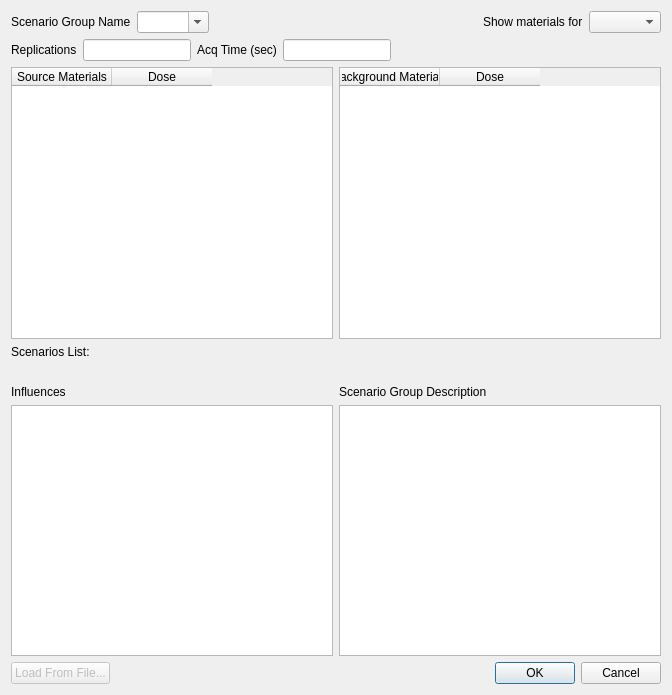
<?xml version="1.0" encoding="UTF-8"?>
<ui version="4.0">
 <class>ScenarioDialog</class>
 <widget class="QDialog" name="ScenarioDialog">
  <property name="windowModality">
   <enum>Qt::NonModal</enum>
  </property>
  <property name="geometry">
   <rect>
    <x>0</x>
    <y>0</y>
    <width>672</width>
    <height>695</height>
   </rect>
  </property>
  <property name="windowTitle">
   <string>Scenario Creation</string>
  </property>
  <layout class="QVBoxLayout" name="verticalLayout_3">
   <item>
    <layout class="QHBoxLayout" name="horizontalLayout_4" stretch="0,0,0,0,0">
     <item>
      <widget class="QLabel" name="label">
       <property name="text">
        <string>Scenario Group Name</string>
       </property>
      </widget>
     </item>
     <item>
      <widget class="QComboBox" name="comboScenarioGroupName">
       <property name="editable">
        <bool>true</bool>
       </property>
      </widget>
     </item>
     <item>
      <spacer name="horizontalSpacer_2">
       <property name="orientation">
        <enum>Qt::Horizontal</enum>
       </property>
       <property name="sizeHint" stdset="0">
        <size>
         <width>40</width>
         <height>20</height>
        </size>
       </property>
      </spacer>
     </item>
     <item>
      <widget class="QLabel" name="label_3">
       <property name="text">
        <string>Show materials for</string>
       </property>
      </widget>
     </item>
     <item>
      <widget class="QComboBox" name="comboDetectorSelect"/>
     </item>
    </layout>
   </item>
   <item>
    <layout class="QHBoxLayout" name="horizontalLayout">
     <item>
      <widget class="QLabel" name="label_9">
       <property name="text">
        <string>Replications</string>
       </property>
      </widget>
     </item>
     <item>
      <widget class="QLineEdit" name="txtReplication_2">
       <property name="sizePolicy">
        <sizepolicy hsizetype="Fixed" vsizetype="Fixed">
         <horstretch>0</horstretch>
         <verstretch>0</verstretch>
        </sizepolicy>
       </property>
       <property name="text">
        <string/>
       </property>
       <property name="maxLength">
        <number>32767</number>
       </property>
      </widget>
     </item>
     <item>
      <widget class="QLabel" name="label_5">
       <property name="text">
        <string>Acq Time (sec)</string>
       </property>
      </widget>
     </item>
     <item>
      <widget class="QLineEdit" name="txtAcqTime">
       <property name="sizePolicy">
        <sizepolicy hsizetype="Fixed" vsizetype="Fixed">
         <horstretch>0</horstretch>
         <verstretch>0</verstretch>
        </sizepolicy>
       </property>
       <property name="text">
        <string/>
       </property>
      </widget>
     </item>
     <item>
      <spacer name="horizontalSpacer_3">
       <property name="orientation">
        <enum>Qt::Horizontal</enum>
       </property>
       <property name="sizeHint" stdset="0">
        <size>
         <width>40</width>
         <height>20</height>
        </size>
       </property>
      </spacer>
     </item>
    </layout>
   </item>
   <item>
    <layout class="QHBoxLayout" name="horizontalLayout_3">
     <item>
      <widget class="QTableWidget" name="tblMaterial">
       <property name="sizePolicy">
        <sizepolicy hsizetype="Expanding" vsizetype="Expanding">
         <horstretch>0</horstretch>
         <verstretch>0</verstretch>
        </sizepolicy>
       </property>
       <attribute name="verticalHeaderVisible">
        <bool>false</bool>
       </attribute>
       <column>
        <property name="text">
         <string>Source Materials</string>
        </property>
       </column>
       <column>
        <property name="text">
         <string>Dose</string>
        </property>
       </column>
      </widget>
     </item>
     <item>
      <widget class="QTableWidget" name="tblBackground">
       <property name="sizePolicy">
        <sizepolicy hsizetype="Expanding" vsizetype="Expanding">
         <horstretch>0</horstretch>
         <verstretch>0</verstretch>
        </sizepolicy>
       </property>
       <property name="showGrid">
        <bool>true</bool>
       </property>
       <property name="gridStyle">
        <enum>Qt::SolidLine</enum>
       </property>
       <attribute name="verticalHeaderVisible">
        <bool>false</bool>
       </attribute>
       <column>
        <property name="text">
         <string>Background Materials</string>
        </property>
       </column>
       <column>
        <property name="text">
         <string>Dose</string>
        </property>
       </column>
      </widget>
     </item>
    </layout>
   </item>
   <item>
    <layout class="QVBoxLayout" name="verticalLayout_4">
     <item>
      <widget class="QLabel" name="label_8">
       <property name="text">
        <string>Scenarios List:</string>
       </property>
       <property name="wordWrap">
        <bool>true</bool>
       </property>
      </widget>
     </item>
     <item>
      <widget class="QLabel" name="txtScenariosList_2">
       <property name="text">
        <string/>
       </property>
       <property name="wordWrap">
        <bool>true</bool>
       </property>
      </widget>
     </item>
    </layout>
   </item>
   <item>
    <layout class="QHBoxLayout" name="horizontalLayout_6">
     <item>
      <layout class="QVBoxLayout" name="verticalLayout">
       <item>
        <widget class="QLabel" name="label_7">
         <property name="text">
          <string>Influences</string>
         </property>
        </widget>
       </item>
       <item>
        <widget class="QListWidget" name="lstInfluences">
         <property name="selectionMode">
          <enum>QAbstractItemView::MultiSelection</enum>
         </property>
        </widget>
       </item>
      </layout>
     </item>
     <item>
      <layout class="QVBoxLayout" name="verticalLayout_2">
       <item>
        <widget class="QLabel" name="label_2">
         <property name="text">
          <string>Scenario Group Description</string>
         </property>
        </widget>
       </item>
       <item>
        <widget class="QPlainTextEdit" name="txtScenarioGroupDescription"/>
       </item>
      </layout>
     </item>
    </layout>
   </item>
   <item>
    <layout class="QHBoxLayout" name="horizontalLayout_2">
     <item>
      <widget class="QPushButton" name="pushButton">
       <property name="enabled">
        <bool>false</bool>
       </property>
       <property name="text">
        <string>Load From File...</string>
       </property>
      </widget>
     </item>
     <item>
      <spacer name="horizontalSpacer">
       <property name="orientation">
        <enum>Qt::Horizontal</enum>
       </property>
       <property name="sizeHint" stdset="0">
        <size>
         <width>40</width>
         <height>20</height>
        </size>
       </property>
      </spacer>
     </item>
     <item>
      <widget class="QDialogButtonBox" name="buttonBox">
       <property name="orientation">
        <enum>Qt::Horizontal</enum>
       </property>
       <property name="standardButtons">
        <set>QDialogButtonBox::Cancel|QDialogButtonBox::Ok</set>
       </property>
      </widget>
     </item>
    </layout>
   </item>
  </layout>
 </widget>
 <resources/>
 <connections/>
</ui>
